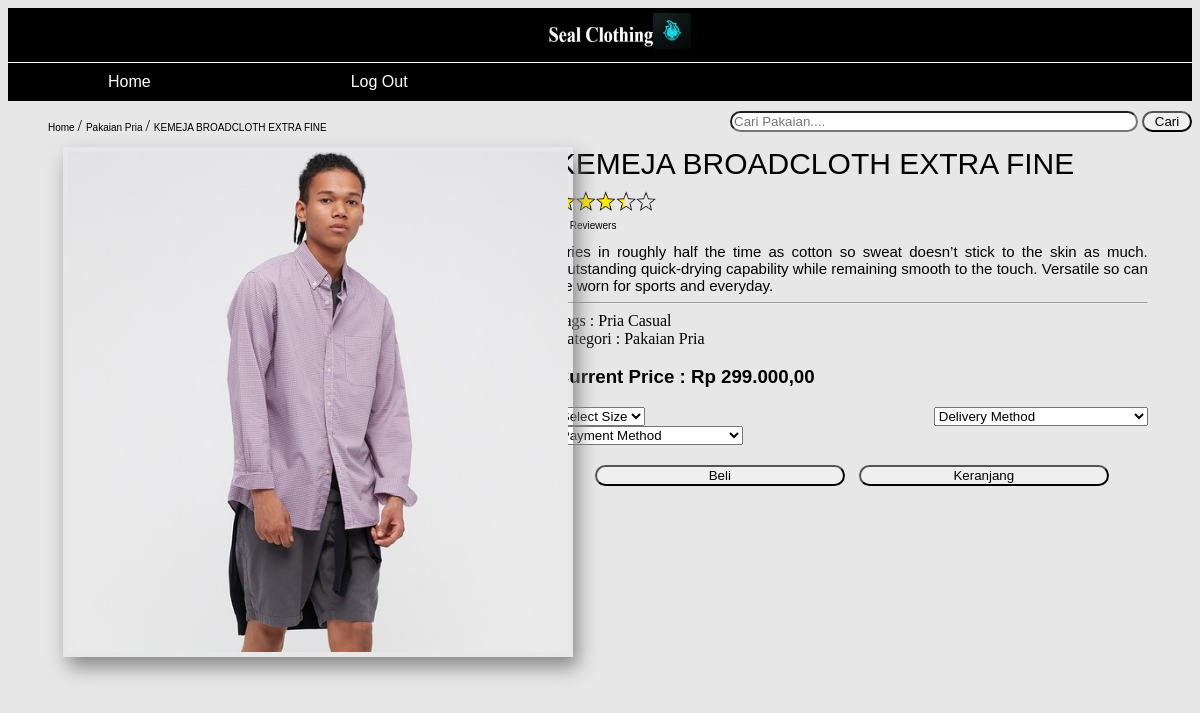
Page /direct-product.php?id=3 (signed in) on the committed database.
### tables this page shows
CREATE TABLE `data_produk` (
  `id` int(11) NOT NULL,
  `Nama` varchar(255) NOT NULL,
  `Harga` double NOT NULL,
  `Deskripsi` text NOT NULL,
  `Tags` varchar(255) NOT NULL,
  `Kategori` varchar(255) NOT NULL,
  `Gambar` text NOT NULL
);

### direct-product.php (the view, shortened to what this page needs)
<?php
    require "koneksi.php";
    $nama = "";
    if (!isset($_SESSION['user'])) {
       header("location:login.php");
    }elseif (isset($_SESSION['user'])) {
    	$nama = $_SESSION['user']['username'];
    }else{
    	$nama = "Login Dulu";
    }
	$id = $_GET['id'];
    $sql = "SELECT * FROM data_produk WHERE id=".$id;
    $query = mysqli_query($conn, $sql);
    $result = mysqli_fetch_assoc($query);
 ?>
<!DOCTYPE html>
<html>
<head>
	<link rel="stylesheet" href="style-direct.css">
</head>
<body>
	<header>
		<div>
			<div class="banner">
				<img src="banner.jpg">
				<a href="#">Anda Login Sebagai : <?php echo $nama ?></a>
			</div>
			<div class="navi">
				<nav>
					<a href="dashboard-user.php">Home</a>
					<a href="Logout.php">Log Out</a>
				</nav>
			</div>
			<div id="breadcrumb">
				<div class="crumb">
					<ul>
						<li>
							<a href="dashboard-user.php">
								Home
							</a>
						</li>
						<li>
							<a href="dashboard-user.php">
								<?php echo $result['Kategori']; ?>
							</a>
						</li>
						<li>
							<a href="dashboard-user.php">
								<?php echo $result['Nama']; ?>
							</a>
						</li>
					</ul>
				</div>
				<div class="search">
					<form action="" method="GET">
						<input type="text" placeholder="Cari Pakaian...." name="search">
						<button name="cari" type="submit">Cari</button>
					</form>
				</div>
			</div>
		</div>
	</header>
	<main>
		<div class="layout">
			<div class="wrap left">
				<img src="fileuploads/<?php
				echo $result['Gambar'];
				?>">
			</div>
			<div class="wrap right">
				<div class="jud">
					<span>
						<?php echo $result['Nama']; ?>
					</span>
				</div>
				<div class="rate">
					<div class="img">
						<img src="rev.png">
					</div>
					<span>
						41 Reviewers
					</span>
				</div>
				<div class="detail">
					<div class="list">
						<span>
							<?php echo $result['Deskripsi']; ?>
						</span>
					</div>
				</div>
				<hr>
				<div class="tags">
					<span>
						Tags : <?php echo $result['Tags']; ?>
					</span>
				</div>
				<div class="category">
					<span>
						Kategori : <?php echo $result['Kategori']; ?>
					</span>
				</div>
				<div class="price">
					<h3>
						Current Price : <?php echo "Rp " . number_format($result['Harga'],2, ",", "."); ?>
					</h3>
				</div>
				<div class="option">
					<select>
						<option>Select Size</option>
					</select>
					<select>
						<option>Delivery Method</option>
					</select>
					<select>
						<option>Payment Method</option>
					</select>
				</div>
				<div class="cart">
					<button class="but1" name="but1" type="submit">
						<a href="finish.php" style="color:black;text-decoration: none;">
							Beli
						</a>
					</button>
					<button class="but2" name="but2" type="submit">Keranjang</button>
				</div>
			</div>
		</div>
	</main>
</body>
</html>

### style-direct.css (style rules this page uses)
body { background-color: #e7e7e7; }
.banner { background-color: black; }
.banner img { height: 50px; width: 150px; margin-left: 45%; }
.banner a { text-decoration: none; color:black; font-family: sans-serif; float: right; padding-right: 100px; padding-top: 20px; }
.navi { border-top: 1px solid white; overflow: hidden; background-color: black; }
.navi a { float: left; text-align: center; color: white; text-decoration: none; padding: 10px 100px; font-family: sans-serif; }
#breadcrumb { columns: 2; }
.crumb ul { list-style: none; }
.crumb ul>li { display: inline; }
.crumb ul>li+li:before { color: black; content: "/"; }
.crumb ul>li a { text-decoration: none; color: black; font-family: sans-serif; font-size: 10px; }
.search { padding-top: 10px; margin-top: 5px; text-align: right; }
.search input { border-radius: 12px; width: 400px; }
.search button { width: 50px; border-radius: 12px; cursor: pointer; }
main { box-sizing: border-box; }
.wrap { float: left; padding: 5px; }
.left { width: 45%; position: relative; }
.right { width: 50%; }
.layout:after { content: ""; display: table; clear: both; }
.left img { margin-left: 50px; margin-bottom: 20px; padding: 5px; height: 500px; width: 500px; box-shadow: 5px 10px 18px #888888; }
.jud { text-align: justify; font-family: sans-serif; font-size: 30px; }
.rate img { padding-top: 10px; height: 20px; width: 100px; }
.rate>span { font-family: sans-serif; text-align: justify; font-size: 10px; }
.detail { padding-top: 10px; }
.list { font-family: sans-serif; text-align: justify; font-size: 15px; }
.price { font-family: sans-serif; }
.option { text-align: justify; word-spacing: 80px; }
.cart { padding-top: 20px; text-align: center; word-spacing: 10px; }
.but1 { width: 250px; border-radius: 15px; cursor: pointer; }
.but2 { width: 250px; border-radius: 15px; cursor: pointer; }

### rows in the picture
data_produk: Kategori "Pakaian Pria", Nama "KEMEJA BROADCLOTH EXTRA FINE", Gambar (picture), Deskripsi "Dries in roughly half the time as cotton so sweat doesn’t stick to the skin as much. Outstanding quick-drying capability while remaining smooth to the touch. Versatile so can be worn for sports and everyday.", Tags "Pria Casual", Harga "299.000,00"
